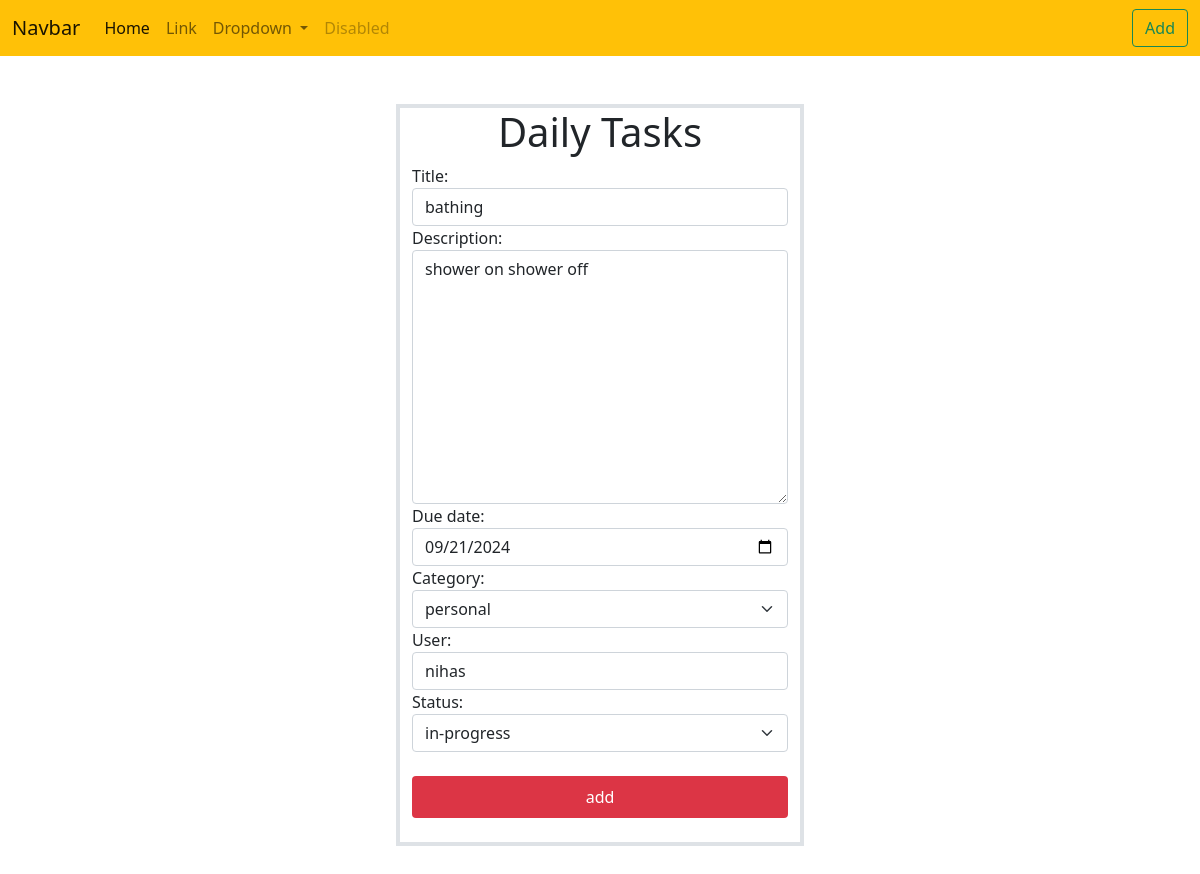
Page /tasks/3/change on the committed database.
### notes/models.py (models this page shows, shortened)
class Task(models.Model):
    title=models.CharField(max_length=200)
    description=models.TextField()
    created_date=models.DateTimeField(auto_now_add=True)
    due_date=models.DateTimeField(null=True)
    category_choices=(
        ("personal","personal"),
        ("business","business")
    )
    category=models.CharField(max_length=200,choices=category_choices,default="personal")
    status_choices=(
        ("pending","pending"),
        ("in-progress","in-progress"),
        ("done","done")
    )
    status=models.CharField(max_length=200,choices=status_choices,default="pending")
    updated_date=models.DateTimeField(auto_now=True)
    user=models.CharField(max_length=200)

### notes/views.py (the view, shortened to what this page needs)
# urls.py: path('tasks/<int:pk>/change',views.TaskUpdateView.as_view(),name="task-update"),
class TaskUpdateView(View):
    def get(self,request,*args,**kwargs):
        id=kwargs.get("pk")
        task_obj=Task.objects.get(id=id)
        form_instance=TaskForm(instance=task_obj)
        form_instance.fields["status"]=forms.ChoiceField(choices=Task.status_choices,widget=forms.Select(attrs={"class":"form-control form-select"}),initial=task_obj.status)
        return render(request,"task_edit.html",{"form":form_instance})

### notes/forms.py
class TaskForm(forms.ModelForm):
    class Meta:
        model = Task
        exclude = ("created_date","status","updated_date")
        widgets = {
            "title":forms.TextInput(attrs={"class":"form-control"}),
            "description":forms.Textarea(attrs={"class":"form-control"}),
            "due_date":forms.DateInput(attrs={"class":"form-control","type":"date"}),
            "category":forms.Select(attrs={"class":"form-control form-select"}),
            "user":forms.TextInput(attrs={"class":"form-control"})
        }

### notes/templates/task_edit.html (shortened to what this page needs)
{%extends 'base.html'%}
{%block main_block%}
<div class="row">
    <div class="col-4"></div>
    <div class="col-4 border border-4 my-5">
        <h1 class="text-center"> Daily Tasks</h1>
            <form action=""method="post">
                {{form}}
                <button type="submit" class="bg-danger w-100 btn btn-auto text-white my-4 py-2">add</button>
            </form>
    </div>
</div>
{%endblock%}

### rows in the picture
Task: title "bathing", description "shower on shower off", due_date "09/21/2024", category "personal", user "nihas", status "in-progress"
